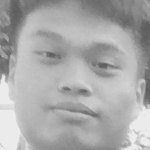
#> input picture data/5.mingyu.jpg, 150 x 150 px, given in place of the camera
$ python main.py
#> lines starting #> are read from the running program, lines starting #| are printed output that depends on the picture; after the words box and inside, x2 and y2 are one past the last pixel; in counts of white or black regions, pixels touching at a corner belong together
# [124 lines of commented-out code are left out]

'''
# [50 lines of commented-out code are left out]
'''

# [54 lines of commented-out code are left out]

import os
import cv2 as cv


def main():
    recognizer = cv.face.LBPHFaceRecognizer_create()  # opencv-contrib-python
    recognizer.read('train.yml')
    name_map = {int(f.split('.')[0]): f.split('.')[1] for f in os.listdir('./data')}
    print(name_map)
    cap = cv.VideoCapture(0)
    if not cap.isOpened():
        print("摄像头连接失败")
    while True:
        ret, frame = cap.read()
#> frame is the input picture: shape (150, 150, 3); min 91, max 240, mean 170.2
        if not ret:
            print("读帧失败")
            break
        gray = cv.cvtColor(frame, cv.COLOR_BGR2GRAY)  # 转为灰度图像，减少计算量
        face_classifier = cv.CascadeClassifier("./haarcascade_frontalface_alt2.xml")  # 加载级联检测器，人脸特征分类器
        faces = face_classifier.detectMultiScale(gray)
#> faces = [[12, 12, 124, 124]]
        # scaleFactor 搜索窗口的比例系数，越小检测时间越长，默认1.1 1.3
        # minNeighbors 构造目标的相邻矩形最小的个数，默认 3 8
        # minSize maxSize 限制目标范围
        # 遍历图片中的人脸
        for x, y, w, h in faces:

            # 识别图片中的人脸，返回标签和置信度
            img_id, confidence = recognizer.predict(gray[y:y + h, x:x + w])
            if confidence > 85:
                name = 'unknown'
            else:
                name = name_map.get(img_id, 'unknown')

            # 标出识别出的人名，用圆圈出人脸
            cv.putText(
                img=frame, org=(x, y), text=name,
                fontFace=cv.FONT_HERSHEY_SIMPLEX, fontScale=0.75,
                color=(0, 255, 0), thickness=1
            )
            cv.circle(
                img=frame, center=(x + w // 2, y + h // 2), radius=w // 2,
                color=(255, 0, 0), thickness=1
            )
#> this loop made 1 pass
#> (x, y, w, h, img_id, confidence, name) on pass 1: (12, 12, 124, 124, 5, 53.96, 'mingyu')
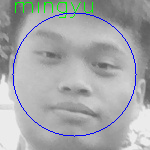
#> frame: shape (150, 150, 3); 2.37% of pixels changed, all inside (x1, y1, x2, y2) = (12, 2, 137, 137)

        # 展示标记后的图片
        cv.imshow('face', frame)
        if cv.waitKey(1) == ord('q'):
#> (key q is pressed here)
            break
        # 释放内存
    cap.release()
    cv.destroyAllWindows()


main()

$ run again, on data/6.daben.jpg
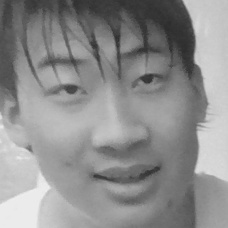
#> input picture data/6.daben.jpg, 228 x 228 px, given in place of the camera
#> in main, frame is the input picture: shape (228, 228, 3); min 44, max 239, mean 142
#> faces = [[9, 12, 202, 202]]
#> the loop in main, `for x, y, w, h in faces:` made 1 pass
#> (x, y, w, h, img_id, confidence, name) on pass 1: (9, 12, 202, 202, 3, 66.52, 'unknown')
#> after the loop in main, `for x, y, w, h in faces:`:
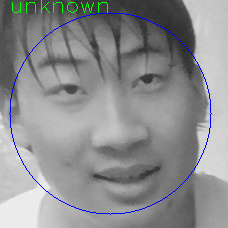
#> frame: shape (228, 228, 3); 1.49% of pixels changed, all inside (x1, y1, x2, y2) = (9, 0, 212, 215)
